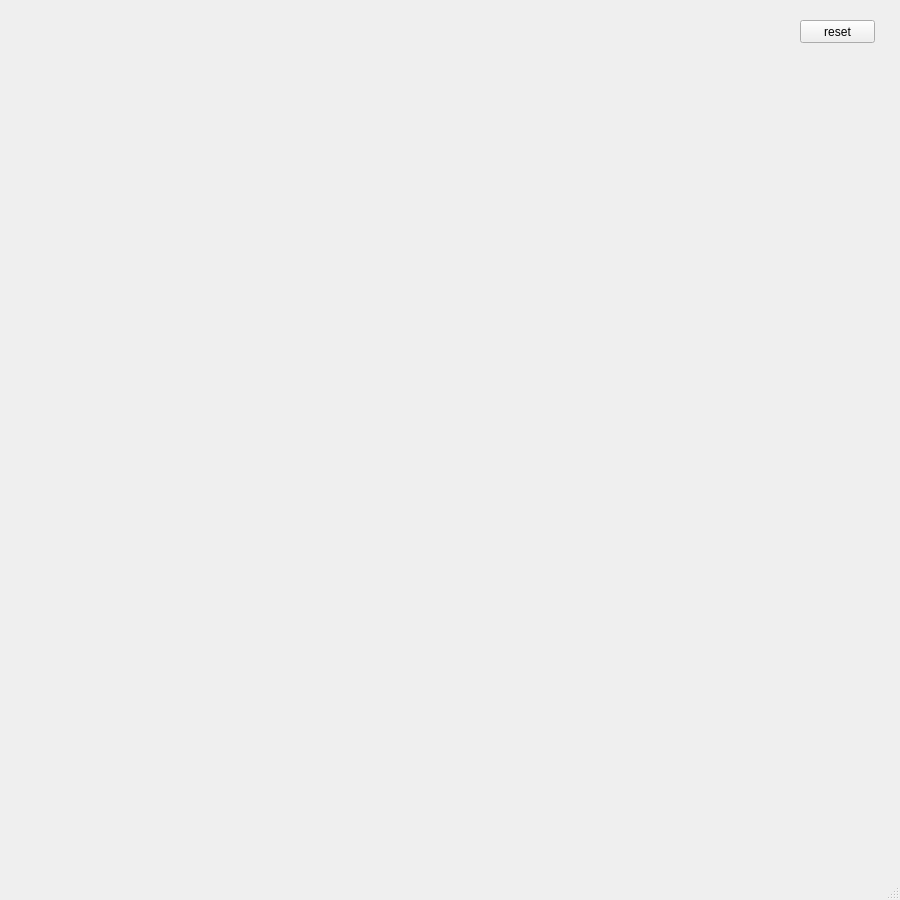
<?xml version="1.0" encoding="UTF-8"?>
<ui version="4.0">
 <class>MainWindow</class>
 <widget class="QMainWindow" name="MainWindow">
  <property name="geometry">
   <rect>
    <x>0</x>
    <y>0</y>
    <width>900</width>
    <height>900</height>
   </rect>
  </property>
  <property name="windowTitle">
   <string>MainWindow</string>
  </property>
  <property name="toolTip">
   <string>0,1</string>
  </property>
  <widget class="QWidget" name="centralwidget">
   <widget class="QPushButton" name="pbReset">
    <property name="geometry">
     <rect>
      <x>800</x>
      <y>20</y>
      <width>75</width>
      <height>23</height>
     </rect>
    </property>
    <property name="text">
     <string>reset</string>
    </property>
   </widget>
  </widget>
  <widget class="QMenuBar" name="menubar">
   <property name="geometry">
    <rect>
     <x>0</x>
     <y>0</y>
     <width>612</width>
     <height>21</height>
    </rect>
   </property>
  </widget>
  <widget class="QStatusBar" name="statusbar"/>
 </widget>
 <resources/>
 <connections/>
</ui>
